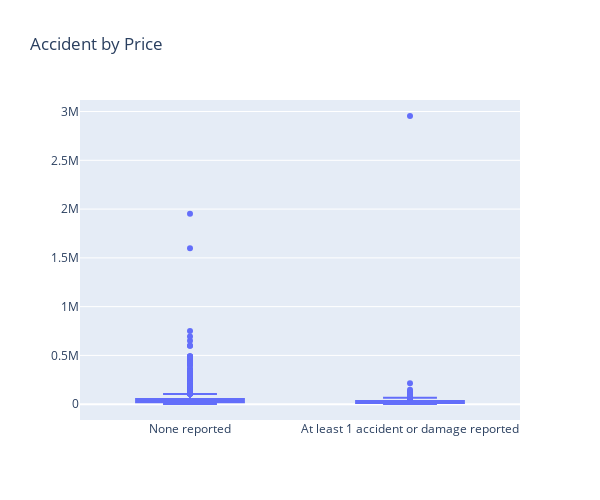

The notebook cell this image was saved under:
### Code cell
import plotly.express as px

fig = px.box(df, x='accident', y='price',
             title='Box Plot Mileage by Accident')

# Menetapkan lebar dan tinggi gambar
fig.update_layout(width=600, height=500)

# Menetapkan judul
fig.update_layout(title_text='Accident by Price')

# Menghilangkan keterangan pada sumbu x dan y
fig.update_xaxes(title_text='')
fig.update_yaxes(title_text='')

# Menampilkan plot
fig.show()

### Figure 1 — Plotly figure (JSON) as saved in the notebook; plotly's stock layout.template omitted (floating-point values rounded to 4 significant figures; data arrays with more than 128 entries replaced by an {"elided": "..."} marker saying what was removed)
{"data": [{"alignmentgroup": "True", "hovertemplate": "accident=%{x}<br>price=%{y}<extra></extra>", "legendgroup": "", "marker": {"color": "#636efa"}, "name": "", "notched": false, "offsetgroup": "", "orientation": "v", "showlegend": false, "type": "box", "x": {"elided": "3730 str values"}, "x0": " ", "xaxis": "x", "y": {"elided": "3730 int values"}, "y0": " ", "yaxis": "y"}], "layout": {"boxmode": "group", "height": 500, "legend": {"tracegroupgap": 0}, "title": {"text": "Accident by Price"}, "width": 600, "xaxis": {"anchor": "y", "domain": [0, 1], "title": {"text": ""}}, "yaxis": {"anchor": "x", "domain": [0, 1], "title": {"text": ""}}}}
